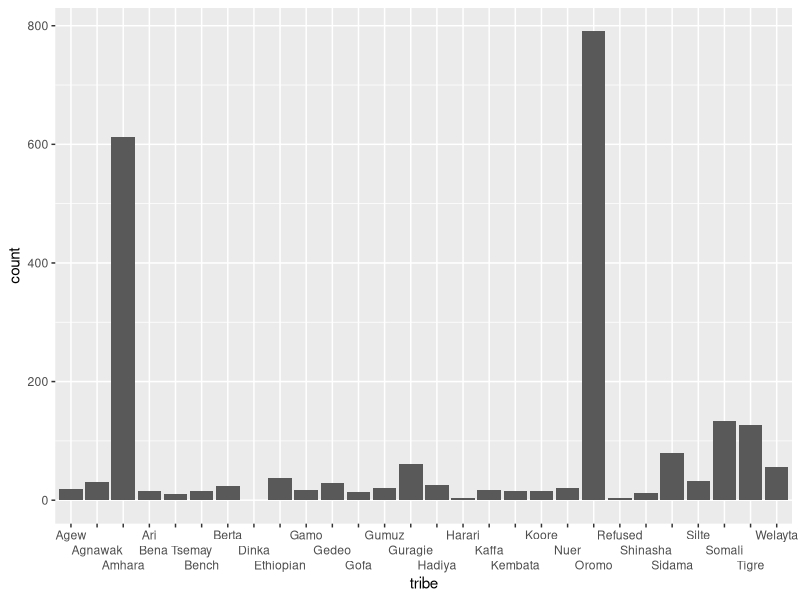

Write R code to recreate this figure. (Note: this script raises an error after producing the figure.)
## ---- chunk 1
library(tidyverse)
library(ggplot2)
library(haven)
library(broom)
## ---- chunk 2
data1 <- read_spss("data1ethiopia.sav")
data1
## ---- chunk 3
selected_data1 <- data1 |>
  select(RESPNO, Q10A,REGION, Q101, Q81, Q2, Q1) |>
  rename( "Freedom"= "Q10A", "Gender" = "Q101", "Tribe" = "Q81", "Age" = "Q1", "Home_Language" = "Q2") |>
  mutate(gender = if_else(Gender == 1, "Male", "Female"), tribe = case_when(Tribe == 1340 ~ "Oromo",Tribe == 1341 ~ "Amhara", 
                                                                            Tribe == 1342 ~ "Somali", Tribe == 1343 ~"Tigre", 
                                                                            Tribe == 1344 ~ "Sidama", Tribe == 1345 ~ "Guragie", 
                                                                            Tribe == 1346 ~ "Silte", Tribe == 1347 ~ "Welayta", 
                                                                            Tribe == 1348 ~ "Hadiya", Tribe == 1349 ~"Kembata", 
                                                                            Tribe == 1350 ~ "Gedeo", Tribe == 1351 ~ "Gamo", 
                                                                            Tribe == 1352 ~ "Kaffa", Tribe == 1354 ~ "Harari",
                                                                            Tribe == 1355 ~ "Agnawak", Tribe == 1356 ~ "Nuer", 
                                                                            Tribe == 1357 ~ "Dinka", Tribe == 1358 ~ "MeJenge", 
                                                                            Tribe == 1359 ~ "Shinasha", Tribe == 1360 ~ "Berta", 
                                                                            Tribe == 1361 ~ "Agew", Tribe == 1362 ~ "Ari", 
                                                                            Tribe == 1363 ~ "Bena Tsemay", Tribe == 1364 ~ "Bench", 
                                                                            Tribe == 1365 ~ "Gofa", Tribe == 1366 ~ "Gumuz", 
                                                                            Tribe == 1367 ~ "Koore", Tribe == 9990 ~ "Ethiopian",
                                                                            Tribe == 9998 ~ "Refused")) |>
  drop_na()

selected_data1

## ---- chunk 4
tribecount<- selected_data1 |>
  ggplot(aes(x = tribe)) +
  geom_bar(stat = "count") +
  scale_x_discrete(guide = guide_axis(n.dodge=3))
tribecount


knitr::kable(gendercount)

## ---- chunk 5
mean_Freedom_by_tribe <-selected_data1 |>
  group_by(tribe)|>
  summarize(mean_Freedom = mean(Freedom))
mean_Freedom_by_tribe

knitr::kable(mean_Freedom_by_tribe, col.names = c("Tribe", "Average Rating of Freedom"))
## ---- chunk 6
mean_Freedom_by_tribe |>
  ggplot(aes(x = tribe, y = mean_Freedom)) +
  guides(x = guide_axis(angle = 90)) +
  labs (x = "Tribe", y = "Average Rating of Freedom") +
  geom_point()
